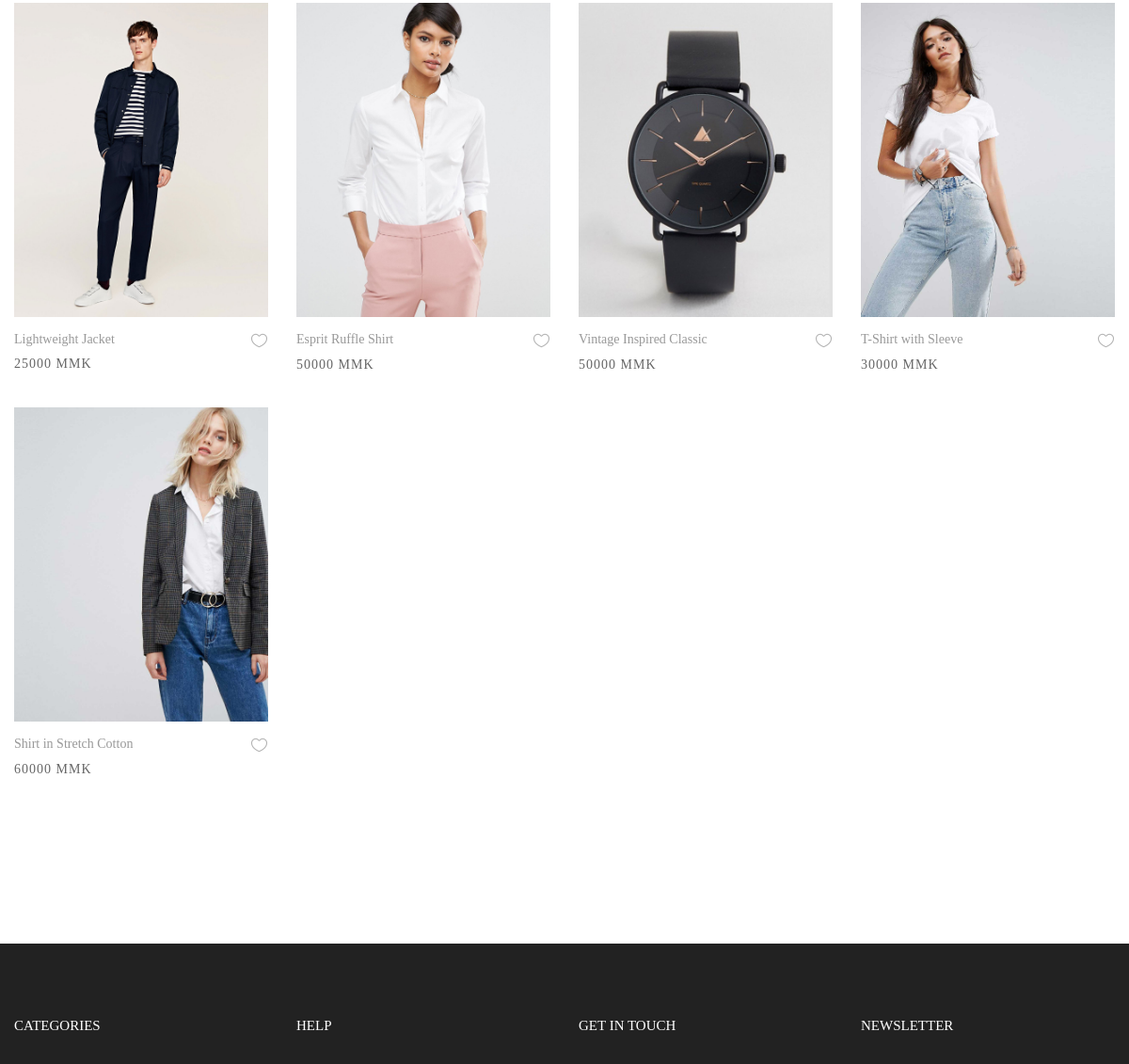
/ (middle part), run on an earlier commit of the app's database.
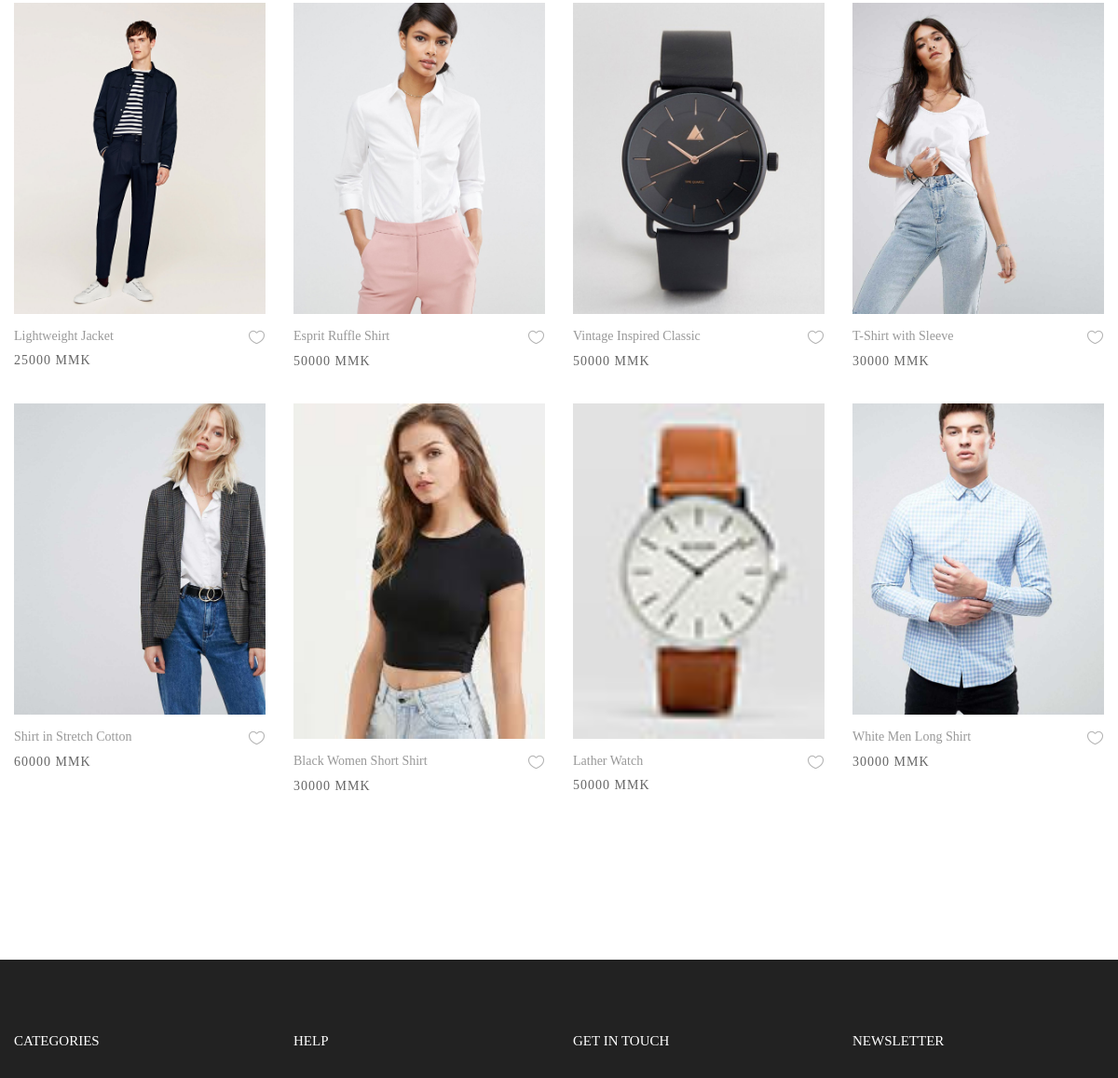
And on a later commit of the database.
### myapp/models.py (models this page shows)
class item(models.Model):
    itemname = models.CharField(max_length=255)
    category = models.ForeignKey(category, on_delete=models.CASCADE)
    price = models.PositiveIntegerField(default=0)
    description = models.CharField(max_length=255)
    photo1 = models.ImageField(upload_to='item/', blank=True, null=True)
    photo2 = models.ImageField(upload_to='item/', blank=True, null=True)
    photo3 = models.ImageField(upload_to='item/', blank=True, null=True)
    photo4 = models.ImageField(upload_to='item/', blank=True, null=True)
    created_at = models.DateTimeField(auto_now_add=True)
    updated_at = models.DateTimeField(auto_now=True)

### myapp/views.py (the view, shortened to what this page needs)
# urls.py: path('', shopview.as_view(), name='shopview'),
class shopview(View):
    def get(self, request):
        itm = item.objects.all()
        cate = category.objects.all()
        cart_id = self.request.session.get('cart_id', None)
        if cart_id:
            cart = Cart.objects.get(id=cart_id)
            ccnt = CartProduct.objects.filter(cart=cart).count()
        else:
            cart = None
            ccnt = 0
        context = {'item': itm, 'cate': cate,'cart':cart, 'ccnt':ccnt}
        return render(request, 'shop/shopview.html', context)

### templates/shop/shopview.html (shortened to what this page needs)
{% load static %}
<!DOCTYPE html>
<html lang="en">
<head>
	<link rel="stylesheet" type="text/css" href="{% static 'shop/vendor/bootstrap/css/bootstrap.min.css' %}">
	<link rel="stylesheet" type="text/css" href="{% static 'shop/fonts/font-awesome-4.7.0/css/font-awesome.min.css' %}">
	<link rel="stylesheet" type="text/css" href="{% static 'shop/fonts/iconic/css/material-design-iconic-font.min.css' %}">
	<link rel="stylesheet" type="text/css" href="{% static 'shop/fonts/linearicons-v1.0.0/icon-font.min.css' %}">
	<link rel="stylesheet" type="text/css" href="{% static 'shop/vendor/animate/animate.css' %}">
	<link rel="stylesheet" type="text/css" href="{% static 'shop/vendor/css-hamburgers/hamburgers.min.css' %}">
	<link rel="stylesheet" type="text/css" href="{% static 'shop/vendor/animsition/css/animsition.min.css' %}">
	<link rel="stylesheet" type="text/css" href="{% static 'shop/vendor/select2/select2.min.css' %}">
	<link rel="stylesheet" type="text/css" href="{% static 'shop/vendor/daterangepicker/daterangepicker.css' %}">
	<link rel="stylesheet" type="text/css" href="{% static 'shop/vendor/slick/slick.css' %}">
	<link rel="stylesheet" type="text/css" href="{% static 'shop/vendor/MagnificPopup/magnific-popup.css' %}">
	<link rel="stylesheet" type="text/css" href="{% static 'shop/vendor/perfect-scrollbar/perfect-scrollbar.css' %}">
	<link rel="stylesheet" type="text/css" href="{% static 'shop/css/util.css' %}">
	<link rel="stylesheet" type="text/css" href="{% static 'shop/css/main.css' %}">
</head>
<body class="animsition">
	<section class="bg0 p-t-23 p-b-140">
		<div class="container">
			<div class="row isotope-grid">
                {% for i in item %}
				<div class="col-sm-6 col-md-4 col-lg-3 p-b-35 isotope-item c-{{i.category.id}}">
					<div class="block2">
						<div class="block2-pic hov-img0">
							<img src="{{i.photo1.url}}" alt="IMG-PRODUCT">
						</div>
						<div class="block2-txt flex-w flex-t p-t-14">
							<div class="block2-txt-child1 flex-col-l ">
								<a href="#" class="stext-104 cl4 hov-cl1 trans-04 js-name-b2 p-b-6">
									{{i.itemname}}
								</a>
								<span class="stext-105 cl3">
									{{i.price}} MMK
								</span>
							</div>
							<div class="block2-txt-child2 flex-r p-t-3">
								<a href="#" class="btn-addwish-b2 dis-block pos-relative js-addwish-b2">
									<img class="icon-heart1 dis-block trans-04" src="{% static 'shop/images/icons/icon-heart-01.png' %}" alt="ICON">
								</a>
							</div>
						</div>
					</div>
				</div>
                {% endfor %}
			</div>
		</div>
	</section>
	<footer class="bg3 p-t-75 p-b-32">
		<div class="container">
			<div class="row">
				<div class="col-sm-6 col-lg-3 p-b-50">
					<h4 class="stext-301 cl0 p-b-30">
						Categories
					</h4>
				</div>
				<div class="col-sm-6 col-lg-3 p-b-50">
					<h4 class="stext-301 cl0 p-b-30">
						Help
					</h4>
				</div>
				<div class="col-sm-6 col-lg-3 p-b-50">
					<h4 class="stext-301 cl0 p-b-30">
						GET IN TOUCH
					</h4>
				</div>
				<div class="col-sm-6 col-lg-3 p-b-50">
					<h4 class="stext-301 cl0 p-b-30">
						Newsletter
					</h4>
				</div>
			</div>
		</div>
	</footer>
</body>
</html>

### static/shop/css/main.css (style rules this page uses)
.container { max-width: 1380px; }
@media (max-width: 1600px) { .container { max-width: 1200px; } }
.block2-pic { position: relative; }
.block2-txt-child1 { width: calc(100% - 30px); }
.block2-txt-child2 { width: 30px; }
.cl0 { color: #fff; }
.cl3 { color: #666; }
.cl4 { color: #999; }
.stext-104 { font-family: Poppins-Regular; font-size: 14px; line-height: 1.466667; }
.stext-105 { font-family: Poppins-Regular; font-size: 14px; line-height: 1.466667; letter-spacing: 1px; }
.stext-301 { font-family: Montserrat-Bold; font-size: 15px; line-height: 1.6; text-transform: uppercase; }
.bg0 { background-color: #fff; }
.bg3 { background-color: #222; }
.hov-img0 { display: block; overflow: hidden; }
.hov-img0 img { width: 100%; -webkit-transition: transform 0.9s ease; -o-transition: transform 0.9s ease; -moz-transition: transform 0.9s ease; transition: transform 0.9s ease; }

What changed in the data, as far as the page shows it:
added item: photo1 (picture), itemname "Black Women Short Shirt", price "30000"
added item: photo1 (picture), itemname "Lather Watch", price "50000"
added item: photo1 (picture), itemname "White Men Long Shirt", price "30000"
